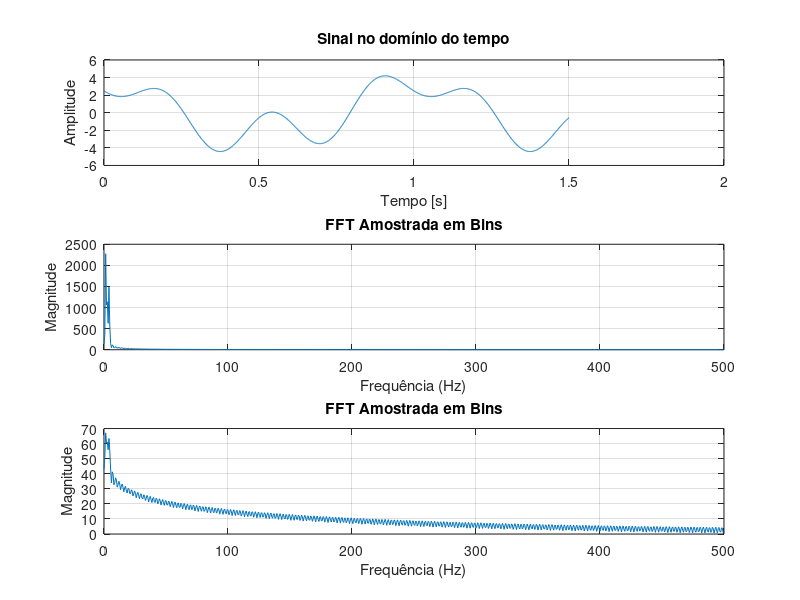

The MATLAB source for this figure:
addpath("funcoes/")

% 1 - a)
f1 = 1; f2 = 2; f3 = 3;
fs = 1000; % Frequência de amostragem
T = 1.5;  % Tempo total de amostragem
N = T * fs; % Número total de amostras
t = linspace(0, T, N); % Vetor de tempo

% Funções cosseno
x1 = 3*cos(2*pi*f1*t); 
x2 = cos(2*pi*f2*t - 0.3); 
x3 = 2*cos(2*pi*f3*t + 2.4); 
 
% Sinal resultante
xt = x1 + x2 + x3;

% Aplicação da FFT (usando potência de 2 para otimizar)
n = 2^nextpow2(length(xt)); % Próxima potência de 2
sinal_padded = [xt, zeros(1, n - length(xt))]; % Preenchimento com zeros

% Calculando a FFT
fft_result = fft(sinal_padded);

% Frequências correspondentes
frequencias = (0:N-1) * (fs / N); % Frequências para os bins; 
% Amostrando apenas a metade positiva da FFT
frequencias_positivas = frequencias(1:N/2);  % Frequências positivas
fft_positiva = abs(fft_result(1:N/2));       % Magnitude da FFT
fft_dcb = mag2db(fft_positiva);
% Plotando o sinal no domínio do tempo
figure;
subplot(3,1,1); % Primeiro gráfico (domínio do tempo)
plot(t, xt);
title('Sinal no domínio do tempo');
xlabel('Tempo [s]');
ylabel('Amplitude');
grid on;


% Exibindo os resultado
subplot(3,1,2); 
plot(frequencias_positivas, fft_positiva);
title('FFT Amostrada em Bins');
xlabel('Frequência (Hz)');
ylabel('Magnitude');
grid on;
pause(10)

subplot(3,1,3); 
plot(frequencias_positivas, fft_dcb);
title('FFT Amostrada em Bins');
xlabel('Frequência (Hz)');
ylabel('Magnitude');
grid on;
pause(10)